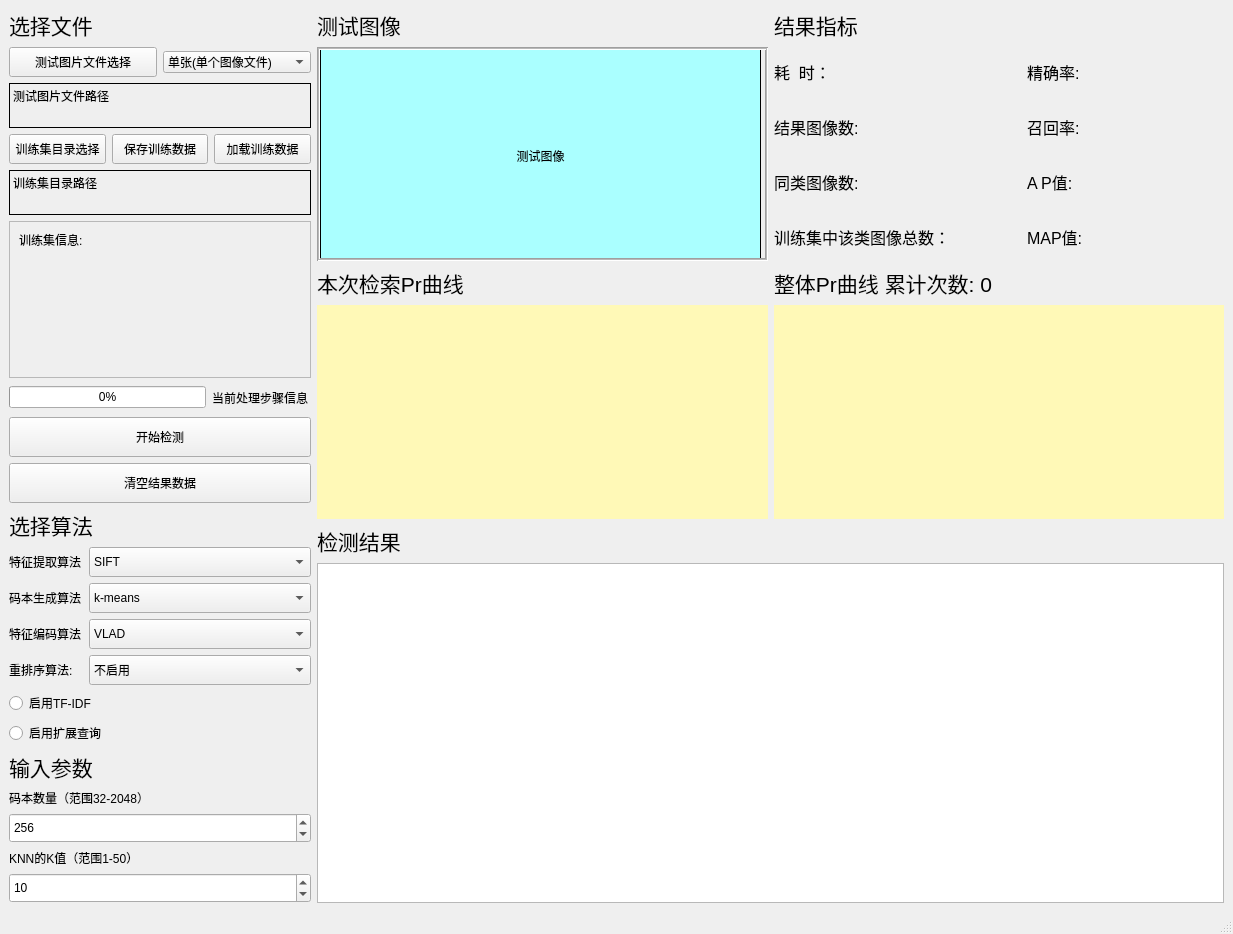
<?xml version="1.0" encoding="UTF-8"?>
<ui version="4.0">
 <class>window_feature_encoding</class>
 <widget class="QMainWindow" name="window_feature_encoding">
  <property name="geometry">
   <rect>
    <x>0</x>
    <y>0</y>
    <width>1233</width>
    <height>934</height>
   </rect>
  </property>
  <property name="windowTitle">
   <string>MainWindow</string>
  </property>
  <widget class="QWidget" name="centralwidget">
   <layout class="QHBoxLayout" name="horizontalLayout_10" stretch="1,3">
    <item>
     <layout class="QVBoxLayout" name="verticalLayout_2" stretch="4,1,1">
      <item>
       <layout class="QVBoxLayout" name="verticalLayout_11" stretch="1,3,9,1,1,0">
        <item>
         <widget class="QLabel" name="label_10">
          <property name="font">
           <font>
            <pointsize>16</pointsize>
           </font>
          </property>
          <property name="text">
           <string>选择文件</string>
          </property>
         </widget>
        </item>
        <item>
         <layout class="QVBoxLayout" name="verticalLayout_6" stretch="0,1">
          <item>
           <layout class="QHBoxLayout" name="horizontalLayout_8" stretch="0,0">
            <item>
             <widget class="QPushButton" name="btn_select_test_image">
              <property name="minimumSize">
               <size>
                <width>0</width>
                <height>30</height>
               </size>
              </property>
              <property name="text">
               <string>测试图片文件选择</string>
              </property>
             </widget>
            </item>
            <item>
             <widget class="QComboBox" name="cmb_test_format">
              <item>
               <property name="text">
                <string>单张(单个图像文件)</string>
               </property>
              </item>
              <item>
               <property name="text">
                <string>测试集(目录)</string>
               </property>
              </item>
             </widget>
            </item>
           </layout>
          </item>
          <item>
           <widget class="QLabel" name="lbl_test_image_path">
            <property name="frameShape">
             <enum>QFrame::Box</enum>
            </property>
            <property name="lineWidth">
             <number>1</number>
            </property>
            <property name="text">
             <string>测试图片文件路径</string>
            </property>
            <property name="textFormat">
             <enum>Qt::AutoText</enum>
            </property>
            <property name="alignment">
             <set>Qt::AlignLeading|Qt::AlignLeft|Qt::AlignTop</set>
            </property>
            <property name="wordWrap">
             <bool>true</bool>
            </property>
           </widget>
          </item>
         </layout>
        </item>
        <item>
         <layout class="QVBoxLayout" name="verticalLayout_8" stretch="0,2,7">
          <item>
           <layout class="QHBoxLayout" name="horizontalLayout_11">
            <item>
             <widget class="QPushButton" name="btn_select_train_dir">
              <property name="minimumSize">
               <size>
                <width>0</width>
                <height>30</height>
               </size>
              </property>
              <property name="text">
               <string>训练集目录选择</string>
              </property>
             </widget>
            </item>
            <item>
             <widget class="QPushButton" name="btn_save_training">
              <property name="minimumSize">
               <size>
                <width>0</width>
                <height>30</height>
               </size>
              </property>
              <property name="text">
               <string>保存训练数据</string>
              </property>
             </widget>
            </item>
            <item>
             <widget class="QPushButton" name="btn_load_training">
              <property name="minimumSize">
               <size>
                <width>0</width>
                <height>30</height>
               </size>
              </property>
              <property name="text">
               <string>加载训练数据</string>
              </property>
             </widget>
            </item>
           </layout>
          </item>
          <item>
           <widget class="QLabel" name="lbl_train_dir_path">
            <property name="frameShape">
             <enum>QFrame::Box</enum>
            </property>
            <property name="text">
             <string>训练集目录路径</string>
            </property>
            <property name="textFormat">
             <enum>Qt::AutoText</enum>
            </property>
            <property name="alignment">
             <set>Qt::AlignLeading|Qt::AlignLeft|Qt::AlignTop</set>
            </property>
           </widget>
          </item>
          <item>
           <widget class="QScrollArea" name="scrollArea_2">
            <property name="widgetResizable">
             <bool>true</bool>
            </property>
            <widget class="QWidget" name="scrollAreaWidgetContents_2">
             <property name="geometry">
              <rect>
               <x>0</x>
               <y>0</y>
               <width>294</width>
               <height>168</height>
              </rect>
             </property>
             <layout class="QVBoxLayout" name="verticalLayout_12">
              <item>
               <widget class="QLabel" name="lbl_train_dir_info">
                <property name="sizePolicy">
                 <sizepolicy hsizetype="Preferred" vsizetype="Expanding">
                  <horstretch>0</horstretch>
                  <verstretch>0</verstretch>
                 </sizepolicy>
                </property>
                <property name="frameShape">
                 <enum>QFrame::NoFrame</enum>
                </property>
                <property name="text">
                 <string>训练集信息:</string>
                </property>
                <property name="alignment">
                 <set>Qt::AlignLeading|Qt::AlignLeft|Qt::AlignTop</set>
                </property>
                <property name="wordWrap">
                 <bool>true</bool>
                </property>
               </widget>
              </item>
             </layout>
            </widget>
           </widget>
          </item>
         </layout>
        </item>
        <item>
         <layout class="QHBoxLayout" name="horizontalLayout_4" stretch="2,1">
          <item>
           <widget class="QProgressBar" name="progress_bar">
            <property name="value">
             <number>0</number>
            </property>
           </widget>
          </item>
          <item>
           <widget class="QLabel" name="lbl_progress_info">
            <property name="text">
             <string>当前处理步骤信息</string>
            </property>
           </widget>
          </item>
         </layout>
        </item>
        <item>
         <widget class="QPushButton" name="btn_detect_image">
          <property name="minimumSize">
           <size>
            <width>0</width>
            <height>40</height>
           </size>
          </property>
          <property name="text">
           <string>开始检测</string>
          </property>
         </widget>
        </item>
        <item>
         <widget class="QPushButton" name="btn_clear_result">
          <property name="minimumSize">
           <size>
            <width>0</width>
            <height>40</height>
           </size>
          </property>
          <property name="text">
           <string>清空结果数据</string>
          </property>
         </widget>
        </item>
       </layout>
      </item>
      <item>
       <layout class="QVBoxLayout" name="verticalLayout">
        <item>
         <widget class="QLabel" name="label_8">
          <property name="font">
           <font>
            <pointsize>16</pointsize>
           </font>
          </property>
          <property name="text">
           <string>选择算法</string>
          </property>
         </widget>
        </item>
        <item>
         <layout class="QHBoxLayout" name="horizontalLayout_3" stretch="1,3">
          <item>
           <widget class="QLabel" name="label_3">
            <property name="text">
             <string>特征提取算法</string>
            </property>
           </widget>
          </item>
          <item>
           <widget class="QComboBox" name="cmb_feature_extractor">
            <property name="minimumSize">
             <size>
              <width>0</width>
              <height>30</height>
             </size>
            </property>
            <item>
             <property name="text">
              <string>SIFT</string>
             </property>
            </item>
            <item>
             <property name="text">
              <string>ORB</string>
             </property>
            </item>
           </widget>
          </item>
         </layout>
        </item>
        <item>
         <layout class="QHBoxLayout" name="horizontalLayout_2" stretch="1,3">
          <item>
           <widget class="QLabel" name="label_11">
            <property name="text">
             <string>码本生成算法</string>
            </property>
           </widget>
          </item>
          <item>
           <widget class="QComboBox" name="cmb_codebook_generate">
            <property name="minimumSize">
             <size>
              <width>0</width>
              <height>30</height>
             </size>
            </property>
            <item>
             <property name="text">
              <string>k-means</string>
             </property>
            </item>
            <item>
             <property name="text">
              <string>VQ</string>
             </property>
            </item>
           </widget>
          </item>
         </layout>
        </item>
        <item>
         <layout class="QHBoxLayout" name="horizontalLayout" stretch="1,3">
          <item>
           <widget class="QLabel" name="label_4">
            <property name="text">
             <string>特征编码算法</string>
            </property>
           </widget>
          </item>
          <item>
           <widget class="QComboBox" name="cmb_encoding_method">
            <property name="minimumSize">
             <size>
              <width>0</width>
              <height>30</height>
             </size>
            </property>
            <item>
             <property name="text">
              <string>VLAD</string>
             </property>
            </item>
            <item>
             <property name="text">
              <string>BoF</string>
             </property>
            </item>
           </widget>
          </item>
         </layout>
        </item>
        <item>
         <layout class="QHBoxLayout" name="horizontalLayout_9" stretch="1,3">
          <item>
           <widget class="QLabel" name="label">
            <property name="text">
             <string>重排序算法:</string>
            </property>
           </widget>
          </item>
          <item>
           <widget class="QComboBox" name="cmb_re_sort">
            <property name="minimumSize">
             <size>
              <width>0</width>
              <height>30</height>
             </size>
            </property>
            <item>
             <property name="text">
              <string>不启用</string>
             </property>
            </item>
            <item>
             <property name="text">
              <string>基于颜色,形状,纹理的线性组合</string>
             </property>
            </item>
            <item>
             <property name="text">
              <string>基于几何验证</string>
             </property>
            </item>
           </widget>
          </item>
         </layout>
        </item>
        <item>
         <layout class="QVBoxLayout" name="verticalLayout_5">
          <item>
           <widget class="QRadioButton" name="rbtn_tfidf">
            <property name="text">
             <string>启用TF-IDF</string>
            </property>
            <property name="checkable">
             <bool>true</bool>
            </property>
            <property name="autoExclusive">
             <bool>false</bool>
            </property>
           </widget>
          </item>
          <item>
           <widget class="QRadioButton" name="rbtn_qe">
            <property name="text">
             <string>启用扩展查询</string>
            </property>
            <property name="checkable">
             <bool>true</bool>
            </property>
            <property name="autoExclusive">
             <bool>false</bool>
            </property>
           </widget>
          </item>
         </layout>
        </item>
       </layout>
      </item>
      <item>
       <layout class="QVBoxLayout" name="verticalLayout_13" stretch="1,6">
        <item>
         <widget class="QLabel" name="label_9">
          <property name="font">
           <font>
            <pointsize>16</pointsize>
           </font>
          </property>
          <property name="text">
           <string>输入参数</string>
          </property>
         </widget>
        </item>
        <item>
         <layout class="QVBoxLayout" name="verticalLayout_7">
          <item>
           <layout class="QVBoxLayout" name="verticalLayout_3" stretch="1,3">
            <item>
             <widget class="QLabel" name="label_5">
              <property name="text">
               <string>码本数量（范围32-2048）</string>
              </property>
             </widget>
            </item>
            <item>
             <widget class="QSpinBox" name="spb_codebook_size">
              <property name="minimumSize">
               <size>
                <width>0</width>
                <height>30</height>
               </size>
              </property>
              <property name="minimum">
               <number>32</number>
              </property>
              <property name="maximum">
               <number>2048</number>
              </property>
              <property name="value">
               <number>256</number>
              </property>
             </widget>
            </item>
           </layout>
          </item>
          <item>
           <layout class="QVBoxLayout" name="verticalLayout_4" stretch="1,3">
            <item>
             <widget class="QLabel" name="label_6">
              <property name="text">
               <string>KNN的K值（范围1-50）</string>
              </property>
             </widget>
            </item>
            <item>
             <widget class="QSpinBox" name="spb_knn_k">
              <property name="minimumSize">
               <size>
                <width>0</width>
                <height>30</height>
               </size>
              </property>
              <property name="minimum">
               <number>1</number>
              </property>
              <property name="maximum">
               <number>50</number>
              </property>
              <property name="value">
               <number>10</number>
              </property>
             </widget>
            </item>
           </layout>
          </item>
         </layout>
        </item>
       </layout>
      </item>
     </layout>
    </item>
    <item>
     <layout class="QVBoxLayout" name="verticalLayout_18" stretch="2,2,3">
      <item>
       <layout class="QHBoxLayout" name="horizontalLayout_7">
        <item>
         <layout class="QVBoxLayout" name="verticalLayout_19" stretch="1,10">
          <item>
           <widget class="QLabel" name="label_test_img">
            <property name="font">
             <font>
              <pointsize>16</pointsize>
             </font>
            </property>
            <property name="text">
             <string>测试图像</string>
            </property>
           </widget>
          </item>
          <item>
           <widget class="QScrollArea" name="scrollArea">
            <property name="minimumSize">
             <size>
              <width>100</width>
              <height>100</height>
             </size>
            </property>
            <property name="frameShape">
             <enum>QFrame::Box</enum>
            </property>
            <property name="lineWidth">
             <number>1</number>
            </property>
            <property name="midLineWidth">
             <number>1</number>
            </property>
            <property name="widgetResizable">
             <bool>true</bool>
            </property>
            <widget class="QWidget" name="scrollAreaWidgetContents">
             <property name="geometry">
              <rect>
               <x>0</x>
               <y>0</y>
               <width>441</width>
               <height>213</height>
              </rect>
             </property>
             <widget class="QLabel" name="lbl_test_image">
              <property name="geometry">
               <rect>
                <x>0</x>
                <y>-10</y>
                <width>441</width>
                <height>231</height>
               </rect>
              </property>
              <property name="sizePolicy">
               <sizepolicy hsizetype="Maximum" vsizetype="Preferred">
                <horstretch>1</horstretch>
                <verstretch>1</verstretch>
               </sizepolicy>
              </property>
              <property name="minimumSize">
               <size>
                <width>100</width>
                <height>100</height>
               </size>
              </property>
              <property name="styleSheet">
               <string notr="true">background-color: rgb(170, 255, 255);</string>
              </property>
              <property name="frameShape">
               <enum>QFrame::Box</enum>
              </property>
              <property name="frameShadow">
               <enum>QFrame::Plain</enum>
              </property>
              <property name="text">
               <string>测试图像</string>
              </property>
              <property name="scaledContents">
               <bool>false</bool>
              </property>
              <property name="alignment">
               <set>Qt::AlignCenter</set>
              </property>
             </widget>
            </widget>
           </widget>
          </item>
         </layout>
        </item>
        <item>
         <layout class="QVBoxLayout" name="verticalLayout_17" stretch="1,10">
          <item>
           <widget class="QLabel" name="label_14">
            <property name="font">
             <font>
              <pointsize>16</pointsize>
              <weight>50</weight>
              <bold>false</bold>
             </font>
            </property>
            <property name="text">
             <string>结果指标</string>
            </property>
           </widget>
          </item>
          <item>
           <layout class="QHBoxLayout" name="horizontalLayout_6" stretch="5,4">
            <item>
             <layout class="QVBoxLayout" name="verticalLayout_9">
              <item>
               <widget class="QLabel" name="lbl_detect_time">
                <property name="font">
                 <font>
                  <pointsize>12</pointsize>
                  <weight>50</weight>
                  <bold>false</bold>
                 </font>
                </property>
                <property name="text">
                 <string>耗  时：</string>
                </property>
               </widget>
              </item>
              <item>
               <widget class="QLabel" name="lbl_result_num">
                <property name="font">
                 <font>
                  <pointsize>12</pointsize>
                 </font>
                </property>
                <property name="text">
                 <string>结果图像数:</string>
                </property>
               </widget>
              </item>
              <item>
               <widget class="QLabel" name="lbl_same_class_num">
                <property name="font">
                 <font>
                  <pointsize>12</pointsize>
                 </font>
                </property>
                <property name="text">
                 <string>同类图像数:</string>
                </property>
               </widget>
              </item>
              <item>
               <widget class="QLabel" name="lbl_class_num">
                <property name="font">
                 <font>
                  <pointsize>12</pointsize>
                 </font>
                </property>
                <property name="text">
                 <string>训练集中该类图像总数：</string>
                </property>
               </widget>
              </item>
             </layout>
            </item>
            <item>
             <layout class="QVBoxLayout" name="verticalLayout_16">
              <item>
               <widget class="QLabel" name="lbl_accuracy">
                <property name="font">
                 <font>
                  <pointsize>12</pointsize>
                 </font>
                </property>
                <property name="text">
                 <string>精确率:</string>
                </property>
               </widget>
              </item>
              <item>
               <widget class="QLabel" name="lbl_recall">
                <property name="font">
                 <font>
                  <pointsize>12</pointsize>
                 </font>
                </property>
                <property name="text">
                 <string>召回率:</string>
                </property>
               </widget>
              </item>
              <item>
               <widget class="QLabel" name="lbl_ap">
                <property name="font">
                 <font>
                  <pointsize>12</pointsize>
                 </font>
                </property>
                <property name="text">
                 <string>A P值:</string>
                </property>
               </widget>
              </item>
              <item>
               <widget class="QLabel" name="lbl_map">
                <property name="font">
                 <font>
                  <pointsize>12</pointsize>
                 </font>
                </property>
                <property name="text">
                 <string>MAP值:</string>
                </property>
               </widget>
              </item>
             </layout>
            </item>
           </layout>
          </item>
         </layout>
        </item>
       </layout>
      </item>
      <item>
       <layout class="QHBoxLayout" name="horizontalLayout_5">
        <item>
         <layout class="QVBoxLayout" name="verticalLayout_14" stretch="1,10">
          <item>
           <widget class="QLabel" name="label_pr_1">
            <property name="font">
             <font>
              <pointsize>16</pointsize>
             </font>
            </property>
            <property name="text">
             <string>本次检索Pr曲线</string>
            </property>
           </widget>
          </item>
          <item>
           <widget class="QWidget" name="widget_pr_chart_1" native="true">
            <property name="styleSheet">
             <string notr="true">background-color: rgb(255, 249, 183);</string>
            </property>
           </widget>
          </item>
         </layout>
        </item>
        <item>
         <layout class="QVBoxLayout" name="verticalLayout_15" stretch="1,10">
          <item>
           <widget class="QLabel" name="lbl_pr_all">
            <property name="font">
             <font>
              <pointsize>16</pointsize>
             </font>
            </property>
            <property name="text">
             <string>整体Pr曲线 累计次数: 0</string>
            </property>
           </widget>
          </item>
          <item>
           <widget class="QWidget" name="widget_pr_chart_all" native="true">
            <property name="styleSheet">
             <string notr="true">background-color: rgb(255, 249, 183);</string>
            </property>
           </widget>
          </item>
         </layout>
        </item>
       </layout>
      </item>
      <item>
       <layout class="QVBoxLayout" name="verticalLayout_10">
        <item>
         <widget class="QLabel" name="label_result_img">
          <property name="font">
           <font>
            <pointsize>16</pointsize>
           </font>
          </property>
          <property name="text">
           <string>检测结果</string>
          </property>
         </widget>
        </item>
        <item>
         <widget class="QListWidget" name="list_results">
          <property name="baseSize">
           <size>
            <width>0</width>
            <height>3</height>
           </size>
          </property>
          <property name="autoScroll">
           <bool>true</bool>
          </property>
          <property name="flow">
           <enum>QListView::LeftToRight</enum>
          </property>
          <property name="isWrapping" stdset="0">
           <bool>true</bool>
          </property>
          <property name="resizeMode">
           <enum>QListView::Adjust</enum>
          </property>
         </widget>
        </item>
       </layout>
      </item>
     </layout>
    </item>
   </layout>
  </widget>
  <widget class="QStatusBar" name="statusbar"/>
 </widget>
 <resources/>
 <connections/>
</ui>
